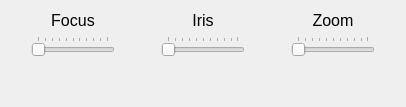
      <widget class="QWidget" name="TAB_ManualControlTab">
       <attribute name="title">
        <string> Advanced </string>
       </attribute>
       <layout class="QVBoxLayout" name="verticalLayout_2">
        <item>
         <layout class="QHBoxLayout" name="R_MotorControlRow">
          <item>
           <layout class="QVBoxLayout" name="C_FocusMotorColumn">
            <property name="leftMargin">
             <number>20</number>
            </property>
            <property name="rightMargin">
             <number>20</number>
            </property>
            <item>
             <widget class="QLabel" name="C_FocusMotorManualLabel">
              <property name="font">
               <font>
                <pointsize>12</pointsize>
               </font>
              </property>
              <property name="text">
               <string>Focus</string>
              </property>
              <property name="alignment">
               <set>Qt::AlignCenter</set>
              </property>
             </widget>
            </item>
            <item>
             <widget class="QSlider" name="HSL_FocusMotorManualSlider">
              <property name="autoFillBackground">
               <bool>false</bool>
              </property>
              <property name="maximum">
               <number>100</number>
              </property>
              <property name="orientation">
               <enum>Qt::Horizontal</enum>
              </property>
              <property name="tickPosition">
               <enum>QSlider::TicksAbove</enum>
              </property>
              <property name="tickInterval">
               <number>10</number>
              </property>
             </widget>
            </item>
           </layout>
          </item>
          <item>
           <layout class="QVBoxLayout" name="C_IrisMotorColumn">
            <property name="leftMargin">
             <number>20</number>
            </property>
            <property name="rightMargin">
             <number>20</number>
            </property>
            <item>
             <widget class="QLabel" name="C_IrisMotorManualLabel">
              <property name="font">
               <font>
                <pointsize>12</pointsize>
               </font>
              </property>
              <property name="text">
               <string>Iris</string>
              </property>
              <property name="alignment">
               <set>Qt::AlignCenter</set>
              </property>
             </widget>
            </item>
            <item>
             <widget class="QSlider" name="HSL_IrisMotorManualSlider">
              <property name="orientation">
               <enum>Qt::Horizontal</enum>
              </property>
              <property name="tickPosition">
               <enum>QSlider::TicksAbove</enum>
              </property>
              <property name="tickInterval">
               <number>10</number>
              </property>
             </widget>
            </item>
           </layout>
          </item>
          <item>
           <layout class="QVBoxLayout" name="C_ZoomMotorColumn">
            <property name="leftMargin">
             <number>20</number>
            </property>
            <property name="rightMargin">
             <number>20</number>
            </property>
            <item>
             <widget class="QLabel" name="C_ZoomMotorManualLabel">
              <property name="font">
               <font>
                <pointsize>12</pointsize>
               </font>
              </property>
              <property name="text">
               <string>Zoom</string>
              </property>
              <property name="alignment">
               <set>Qt::AlignCenter</set>
              </property>
             </widget>
            </item>
            <item>
             <widget class="QSlider" name="HSL_ZoomMotorManualSlider">
              <property name="orientation">
               <enum>Qt::Horizontal</enum>
              </property>
              <property name="tickPosition">
               <enum>QSlider::TicksAbove</enum>
              </property>
              <property name="tickInterval">
               <number>10</number>
              </property>
             </widget>
            </item>
           </layout>
          </item>
         </layout>
        </item>
        <item>
         <layout class="QHBoxLayout" name="ZR_MapTestingRow">
          <item>
           <spacer name="verticalSpacer">
            <property name="orientation">
             <enum>Qt::Vertical</enum>
            </property>
            <property name="sizeHint" stdset="0">
             <size>
              <width>20</width>
              <height>40</height>
             </size>
            </property>
           </spacer>
          </item>
         </layout>
        </item>
       </layout>
      </widget>
